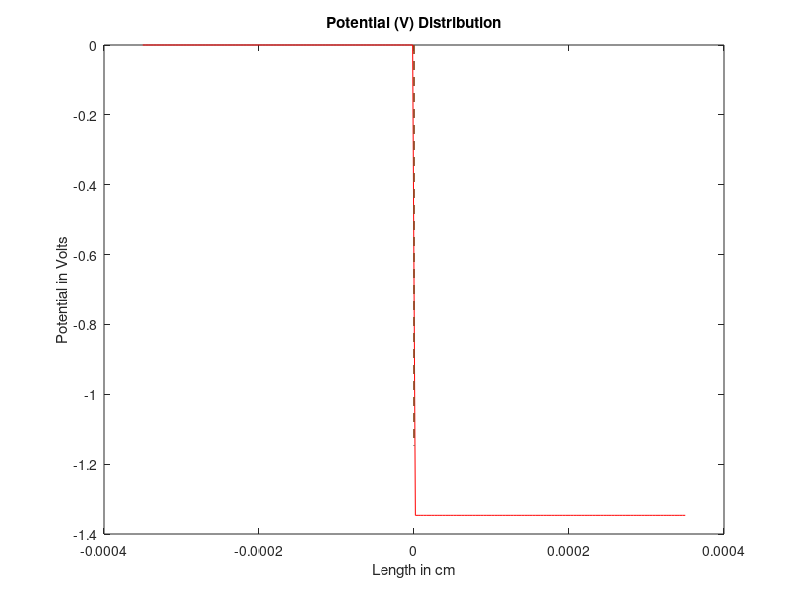

The MATLAB source for this figure:
% ELEC-2250 S2020
% Lab Assignment 6
% Equilibrium p-n Junction Analysis
% Electrical and computer Engineering
% University of Windsor
clear all
close all
clc
%Constants
T=500; % Temperature in Kelvin
k=8.617e-5; % Boltzmann constant (eV/K)
e0=8.85e-14; % permittivity of free space (F/cm)
q=1.602e-19; % charge on an electron (coulomb)
esi=11.8; % Dielectric constant of Si at 300K
ni=1.5e10; % intrinsic carrier concentration. in Silicon at 300K (cm^-3)
EG=1.12; % Silicon band gap (eV)
%Control constants
xleft = -3.5e-4; % Leftmost x position
xright = -xleft; % Rightmost x position

NA=input ('Please enter p-side doping (cm^-3), NA = ');
ND=input ('Please enter n-side doping (cm^-3), ND = ');
NA
ND


%we must recalculate the intrinsic carrier concentration as a function of
%temperature
T
ni = ni*(T/300)^(3/2)*exp((-EG/(2*k))*(1/T - 1/300))


%Computations
V0=k*T*log((NA*ND)/ni^2) % Contact potential
xN=sqrt(2*esi*e0/q*NA*V0/(ND*(NA+ND))) % Depletion width n-side
xP=sqrt(2*esi*e0/q*ND*V0/(NA*(NA+ND))) % Depletion width p-side
W=xN+xP % Width of the depletion region
Emax=-q*NA*xP/(e0*esi) % Maximum electric field
x = linspace(xleft, xright, 200);
% Potential (V) Distribution in Volts
% P-side
for i=1:1:length(x)
V_p(i)=q*NA/(2*e0*esi)*(x(i)+xP).^2;
if x(i)>0
 V_p(i)=0;
end
if x(i)<-xP
 V_p(i)=0;
end
end
%N-side
for i=1:1:length(x)
V_n(i)=(q*ND)/(e0*esi)*(xN*x(i)-(x(i).^2)/2)+q*NA/(2*e0*esi)*xP^2;
if x(i)<=0
 V_n(i)=0;
end
if x(i)>=xN
 V_n(i)=max(V_n);
end
end
V_pn=V_p+V_n; % V as a function of x
VMAX = 3; % Maximium Plot Voltage
EF=V_pn(1)+VMAX/2-k*T*log(NA/ni); % Fermi level

%Plot Diagrams
%Plot potential distribution
plot(x,V_pn,'r')
title ('Potential (V) Distribution')
xlabel ('Length in cm')
ylabel('Potential in Volts')
hold on
plot ( [xN xN], [ 0 max(V_pn)+.2 ], 'b--' ); %vertical marker, xN
plot ( [-xP -xP], [ 0 max(V_pn)+.2 ], 'g--' );%vertical marker, xP
plot ( [ 0 0 ], [ 0 max(V_pn)+.2 ], 'r--' ); %vertical marker, x=0
%axis off
text(xleft+.5e-4, 0.2,'p-side');
text ( 0, 0.2, 'x=0');
text(xright-.5e-4, 0.2,'n-side');
text(-xP, 0.2,'-Xp');
text ( xN, 0.2, 'xN');
